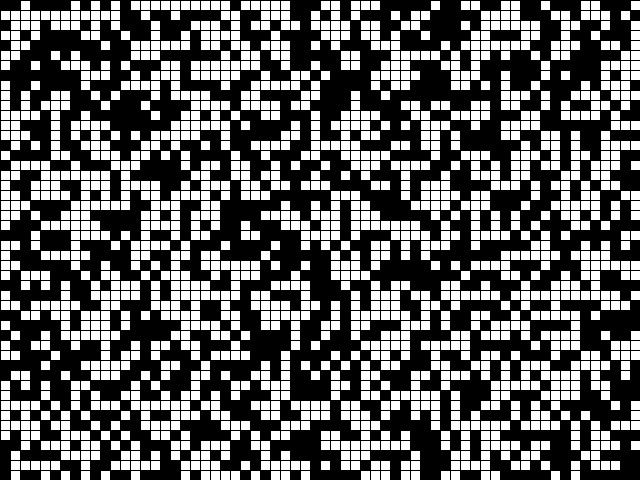
Frame 1 (no input)
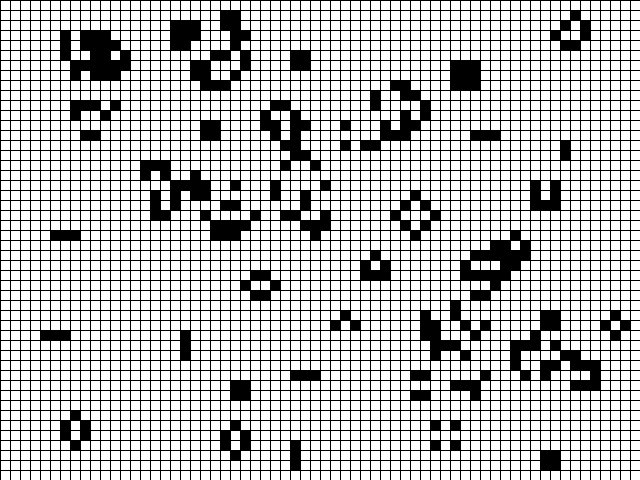
Frame 60 (the mouse pressed at the canvas centre just before this capture)
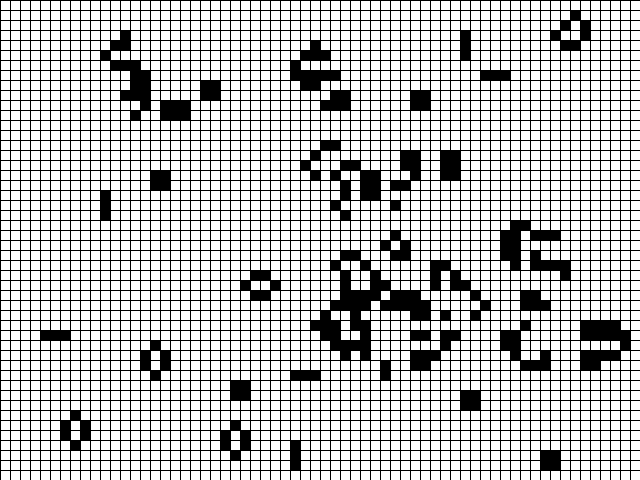
Frame 120 (the mouse held since frame 60 and released just before this capture)

The Processing sketch that drew these frames (run headless with seeded random() and noise(); from frame 60 on, the mouse is pressed at the canvas centre):

// Processing sketch: e_7_7_game_of_life_wraparound
// ── e_7_7_game_of_life_wraparound.pde
GOL gol;

void setup() {
  size(640, 480);
  gol = new GOL();
}

void draw() {
  gol.run();
}

// ── GoL.pde
class GOL {
  int w = 10;
  int columns = width / w;
  int rows = height / w;

  int[][] board = new int[columns][rows];

  GOL() {
    for (int x = 0; x < columns; x++) {
      for (int y = 0; y < rows; y++) {

        //Initialize each cell with a 0 or 1.

        board[x][y] = int(random(2));
      }
    }
  }

  void run() {
    display();
    generate();
  }

  void display() {
    for (int i = 0; i < columns; i++) {
      for (int j = 0; j < rows; j++) {
        if (board[i][j] == 1) fill(0);
        else               fill(255);

        //Set the y-location according to the generation.

        rect(i*w, j*w, w, w);
      }
    }
  }

  void generate() {
    int[][] next = new int[columns][rows];

    for (int x = 1; x < columns - 1; x++) {
      for (int y = 1; y < rows - 1; y++) {

        int neighbors = 0;

        for (int i = -1; i <= 1; i++) {
          for (int j = -1; j <= 1; j++) {

            //Add up all the neighbors’ states.

            neighbors += board[x+i][y+j];
          }
        }

        neighbors -= board[x][y];

        if      ((board[x][y] == 1) && (neighbors <  2)) next[x][y] = 0;
        else if ((board[x][y] == 1) && (neighbors >  3)) next[x][y] = 0;
        else if ((board[x][y] == 0) && (neighbors == 3)) next[x][y] = 1;
        else next[x][y] = board[x][y];
      }
    }
    board = next;
  }
}
